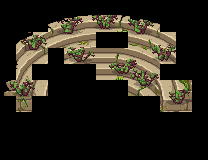

A 2D game scene composited from a Tiled map and its tileset images. What follows is a short description and the map's XML, with every tile layer's data as written:
An orthogonal 13x10 tile map with 16x16 px tiles, 2 tile layers (Back, Buildings2).

<map version="1.4" tiledversion="1.4.2" orientation="orthogonal" renderorder="right-down" width="13" height="10" tilewidth="16" tileheight="16" infinite="0" nextlayerid="3" nextobjectid="1">
  <tileset firstgid="1" name="z_blinxxy.MuseArt_EmmettAmph_spring" tilewidth="16" tileheight="16" tilecount="88" columns="8">
    <image source="emmett/amph_brambles_spring.png" width="128" height="176" />
  </tileset>
  <layer id="1" name="Back" width="13" height="10">
    <data encoding="csv">
0,0,0,0,0,0,0,0,0,0,0,0,0,
0,0,0,0,0,0,0,0,0,0,0,0,0,
0,0,0,0,0,0,0,0,0,0,0,0,0,
0,0,0,0,0,0,0,0,0,0,0,0,0,
0,0,0,0,0,0,0,0,0,0,0,0,0,
0,0,0,0,0,0,0,0,0,0,0,0,0,
0,0,0,0,0,0,0,0,0,0,0,0,0,
0,0,0,0,0,0,0,0,0,0,0,0,0,
0,0,0,0,0,0,0,0,0,0,0,0,0,
0,0,0,0,0,0,0,0,0,0,0,0,0
</data>
  </layer>
  <layer id="2" name="Buildings2" width="13" height="10">
    <data encoding="csv">
0,0,0,0,0,15,19,23,0,0,0,0,0,
0,0,0,10,12,16,20,24,27,32,0,0,0,
0,2,7,11,13,17,0,0,28,33,37,0,0,
0,3,8,0,14,18,21,25,29,34,38,0,0,
0,4,0,0,0,0,22,26,30,35,0,0,0,
1,5,9,0,0,0,0,0,31,36,39,41,0,
0,6,0,0,0,0,0,0,0,0,40,42,0,
0,0,0,0,0,0,0,0,0,0,0,0,0,
0,0,0,0,0,0,0,0,0,0,0,0,0,
0,0,0,0,0,0,0,0,0,0,0,0,0
</data>
  </layer>
</map>
